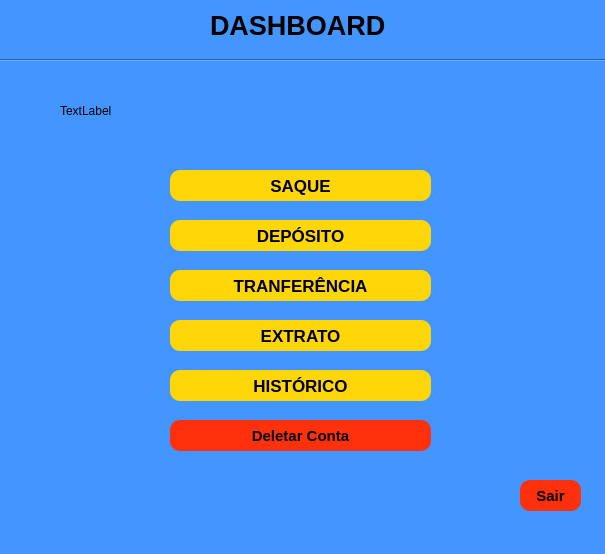
<?xml version="1.0" encoding="UTF-8"?>
<ui version="4.0">
 <class>MainWindow</class>
 <widget class="QMainWindow" name="MainWindow">
  <property name="geometry">
   <rect>
    <x>0</x>
    <y>0</y>
    <width>605</width>
    <height>554</height>
   </rect>
  </property>
  <property name="windowTitle">
   <string>MainWindow</string>
  </property>
  <property name="styleSheet">
   <string notr="true">background-color: rgb(67, 149, 255) </string>
  </property>
  <widget class="QWidget" name="centralwidget">
   <widget class="QLabel" name="label_4">
    <property name="geometry">
     <rect>
      <x>210</x>
      <y>10</y>
      <width>181</width>
      <height>31</height>
     </rect>
    </property>
    <property name="font">
     <font>
      <pointsize>20</pointsize>
      <weight>75</weight>
      <bold>true</bold>
     </font>
    </property>
    <property name="text">
     <string>DASHBOARD</string>
    </property>
   </widget>
   <widget class="QPushButton" name="pushButton_2">
    <property name="geometry">
     <rect>
      <x>170</x>
      <y>170</y>
      <width>261</width>
      <height>31</height>
     </rect>
    </property>
    <property name="font">
     <font>
      <pointsize>13</pointsize>
      <weight>75</weight>
      <bold>true</bold>
     </font>
    </property>
    <property name="styleSheet">
     <string notr="true">background-color:rgb(255, 214, 7);
border-radius: 10px;
</string>
    </property>
    <property name="text">
     <string>SAQUE</string>
    </property>
   </widget>
   <widget class="Line" name="line">
    <property name="geometry">
     <rect>
      <x>0</x>
      <y>50</y>
      <width>621</width>
      <height>20</height>
     </rect>
    </property>
    <property name="orientation">
     <enum>Qt::Horizontal</enum>
    </property>
   </widget>
   <widget class="QPushButton" name="pushButton_3">
    <property name="geometry">
     <rect>
      <x>170</x>
      <y>220</y>
      <width>261</width>
      <height>31</height>
     </rect>
    </property>
    <property name="font">
     <font>
      <pointsize>13</pointsize>
      <weight>75</weight>
      <bold>true</bold>
     </font>
    </property>
    <property name="styleSheet">
     <string notr="true">background-color:rgb(255, 214, 7);
border-radius: 10px;
</string>
    </property>
    <property name="text">
     <string>DEPÓSITO</string>
    </property>
   </widget>
   <widget class="QPushButton" name="pushButton_4">
    <property name="geometry">
     <rect>
      <x>170</x>
      <y>270</y>
      <width>261</width>
      <height>31</height>
     </rect>
    </property>
    <property name="font">
     <font>
      <pointsize>13</pointsize>
      <weight>75</weight>
      <bold>true</bold>
     </font>
    </property>
    <property name="styleSheet">
     <string notr="true">background-color:rgb(255, 214, 7);
border-radius: 10px;
</string>
    </property>
    <property name="text">
     <string>TRANFERÊNCIA</string>
    </property>
   </widget>
   <widget class="QPushButton" name="pushButton_5">
    <property name="geometry">
     <rect>
      <x>170</x>
      <y>320</y>
      <width>261</width>
      <height>31</height>
     </rect>
    </property>
    <property name="font">
     <font>
      <pointsize>13</pointsize>
      <weight>75</weight>
      <bold>true</bold>
     </font>
    </property>
    <property name="styleSheet">
     <string notr="true">background-color:rgb(255, 214, 7);
border-radius: 10px;
</string>
    </property>
    <property name="text">
     <string>EXTRATO</string>
    </property>
   </widget>
   <widget class="QPushButton" name="pushButton_6">
    <property name="geometry">
     <rect>
      <x>170</x>
      <y>370</y>
      <width>261</width>
      <height>31</height>
     </rect>
    </property>
    <property name="font">
     <font>
      <pointsize>13</pointsize>
      <weight>75</weight>
      <bold>true</bold>
     </font>
    </property>
    <property name="styleSheet">
     <string notr="true">background-color:rgb(255, 214, 7);
border-radius: 10px;
</string>
    </property>
    <property name="text">
     <string>HISTÓRICO</string>
    </property>
   </widget>
   <widget class="QPushButton" name="pushButton_7">
    <property name="geometry">
     <rect>
      <x>520</x>
      <y>480</y>
      <width>61</width>
      <height>31</height>
     </rect>
    </property>
    <property name="font">
     <font>
      <pointsize>11</pointsize>
      <weight>75</weight>
      <bold>true</bold>
     </font>
    </property>
    <property name="styleSheet">
     <string notr="true">background-color:rgb(255, 48, 12);
border-radius: 10px;
</string>
    </property>
    <property name="text">
     <string>Sair</string>
    </property>
   </widget>
   <widget class="QPushButton" name="pushButton_8">
    <property name="geometry">
     <rect>
      <x>170</x>
      <y>420</y>
      <width>261</width>
      <height>31</height>
     </rect>
    </property>
    <property name="font">
     <font>
      <pointsize>11</pointsize>
      <weight>75</weight>
      <bold>true</bold>
     </font>
    </property>
    <property name="styleSheet">
     <string notr="true">background-color:rgb(255, 48, 12);
border-radius: 10px;
</string>
    </property>
    <property name="text">
     <string>Deletar Conta</string>
    </property>
   </widget>
   <widget class="QLabel" name="label">
    <property name="geometry">
     <rect>
      <x>60</x>
      <y>100</y>
      <width>261</width>
      <height>21</height>
     </rect>
    </property>
    <property name="styleSheet">
     <string notr="true">background-color: rgb(67, 149, 255) </string>
    </property>
    <property name="text">
     <string>TextLabel</string>
    </property>
   </widget>
  </widget>
  <widget class="QMenuBar" name="menubar">
   <property name="geometry">
    <rect>
     <x>0</x>
     <y>0</y>
     <width>605</width>
     <height>21</height>
    </rect>
   </property>
  </widget>
  <widget class="QStatusBar" name="statusbar"/>
 </widget>
 <resources/>
 <connections/>
</ui>
